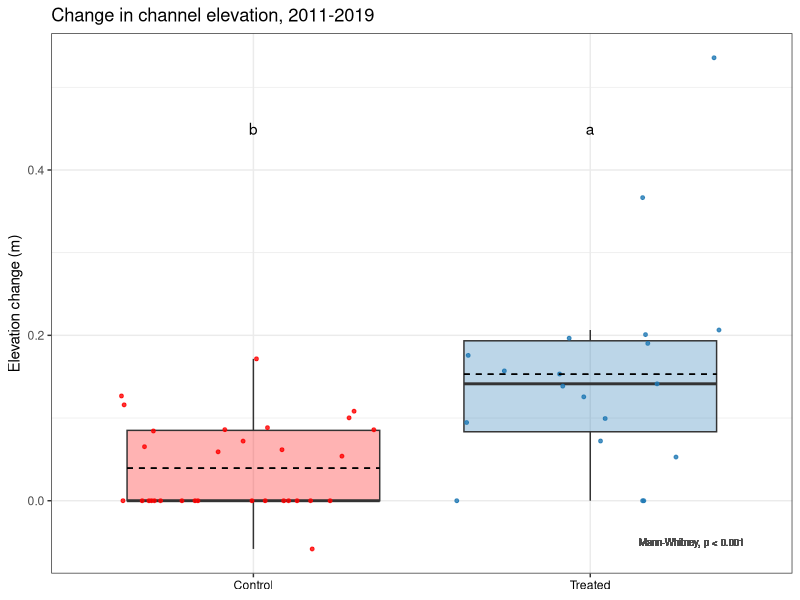
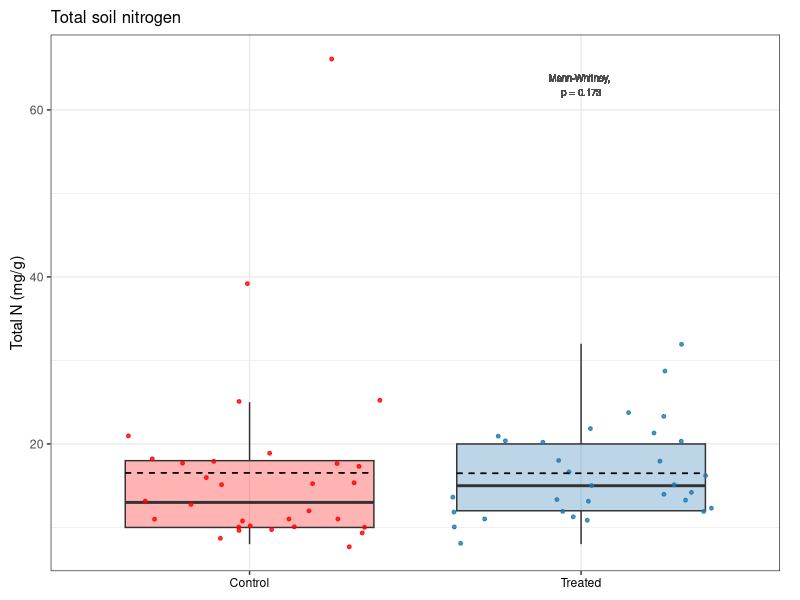
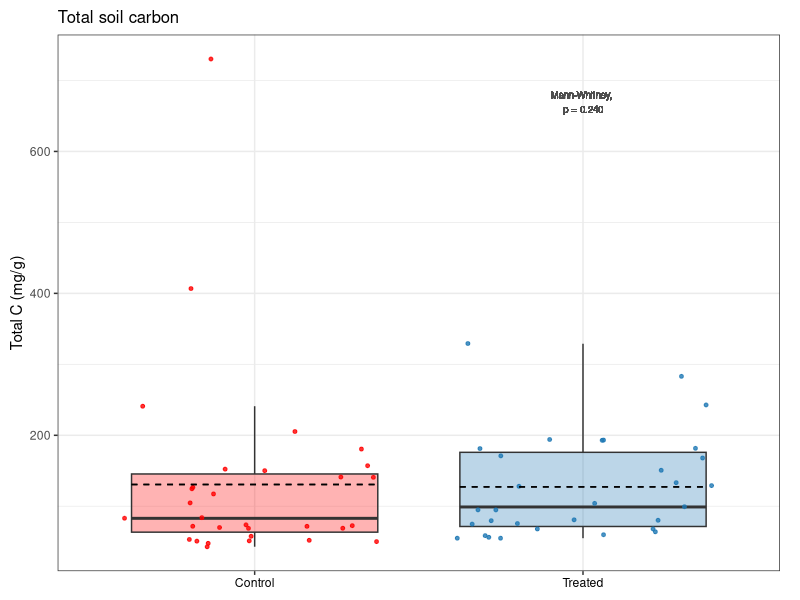
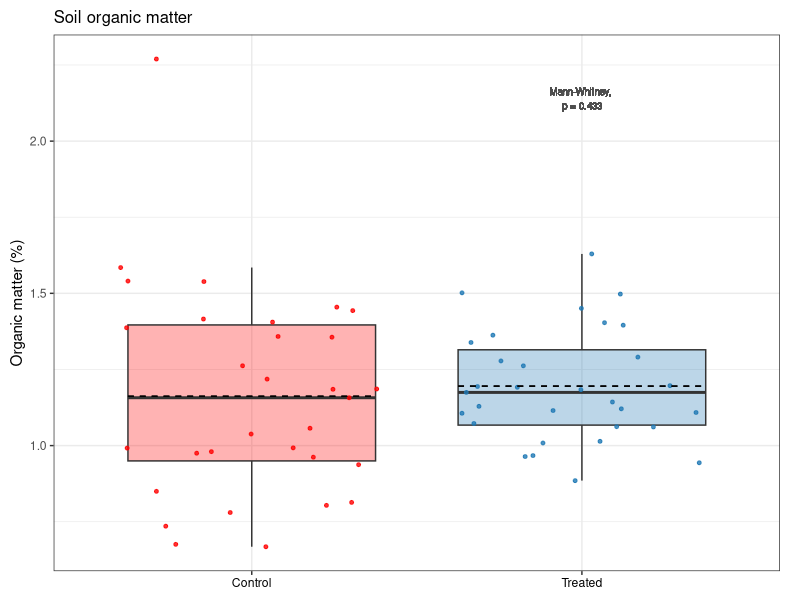
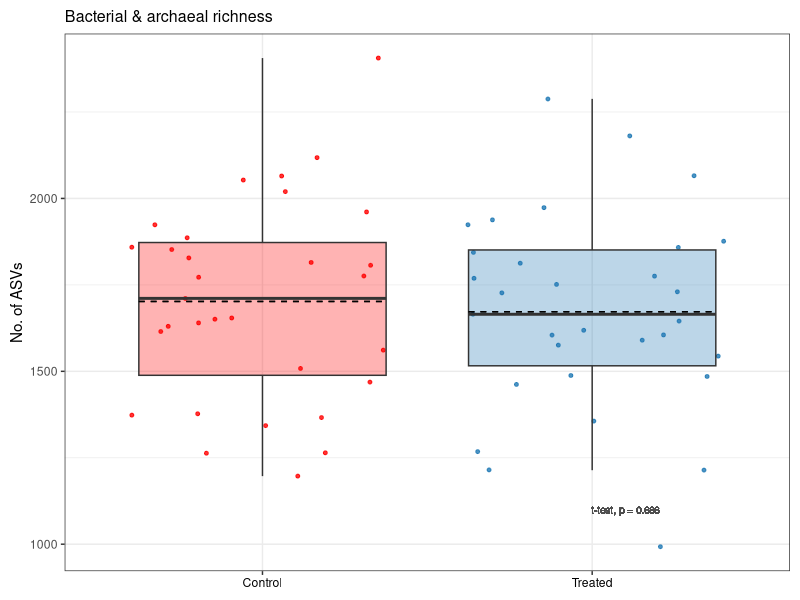
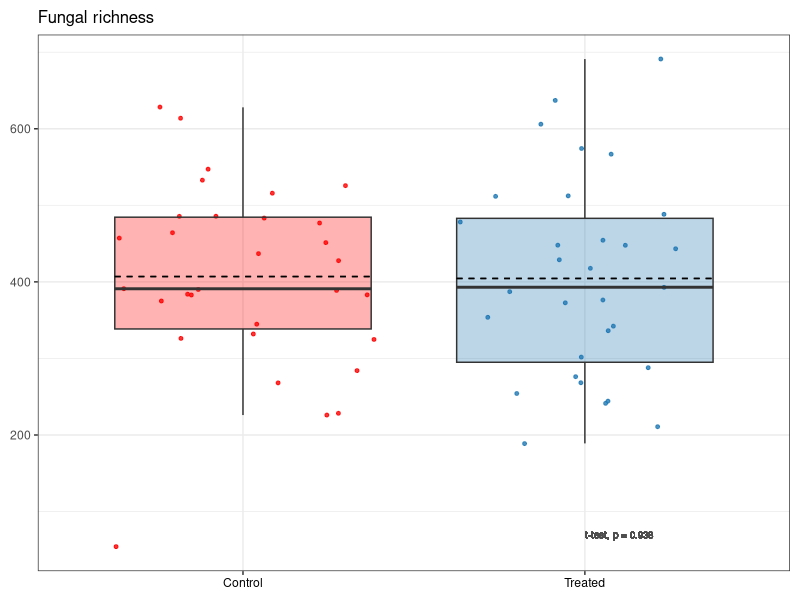
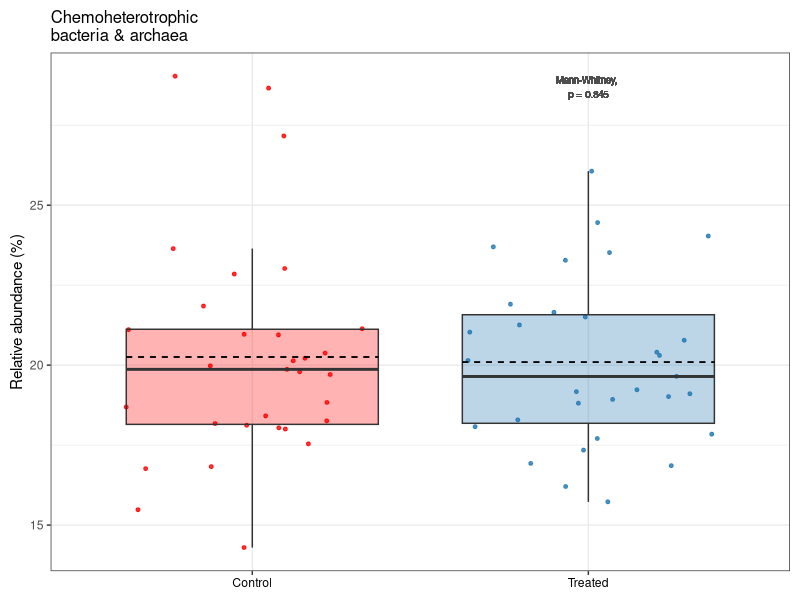
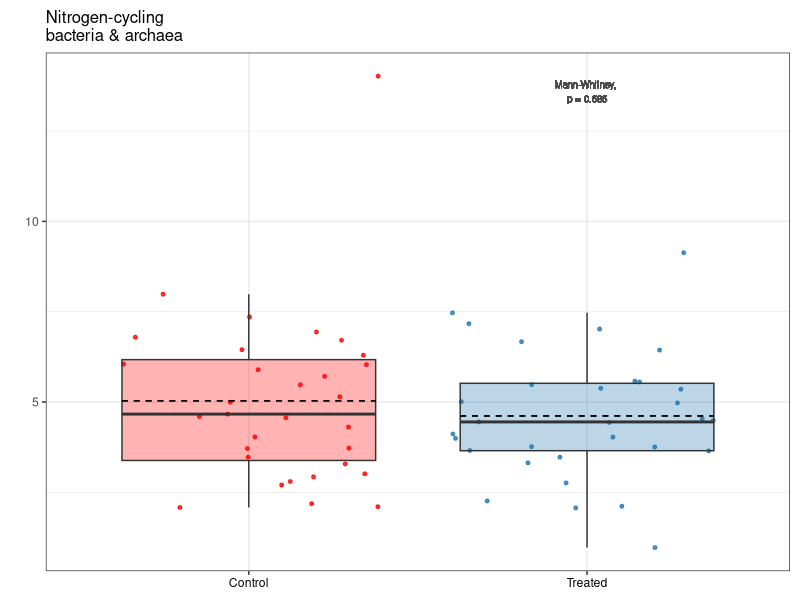

Recreate these plots in R, in order. (Note: this script raises an error after producing the figures.)
# Purpose: Create 2021 figures for publication, and code for published R Markdown.
#   Main figures: none
#   Supp figures: elevation, TN/TC/OM, barc richness/fungi richness, chet/ncycler/sapro
#   Code: t-test/Mann-Whitney and plot for soil chem & microbial (not elevation)

# Created: 2023-08-28
# Last updated: 2023-08-31

library(tidyverse)
library(ggpubr)

# Load data ---------------------------------------------------------------

dat.2021 <- read.csv("data/publish/Veg-soil-elev_2021.csv")

# Channel elevation change ------------------------------------------------

elev <- dat.2021 |> 
  filter(!is.na(dElev_corrected))

# Mann-Whitney
wilcox.test(filter(dat.2021, Treatment == "Control")$dElev_corrected,
            filter(dat.2021, Treatment == "Treated")$dElev_corrected,
            paired = FALSE, exact = FALSE) # p-value = 0.0001022

# Plot
letters <- data.frame(x = c(1, 2),
                      y = c(0.45, 0.45),
                      label = c("b", "a"),
                      Treatment = c("Control", "Treated"))

dElev.corrected.plot <- elev |> 
  ggplot(aes(x = Treatment, y = dElev_corrected)) +
  geom_boxplot(aes(fill = Treatment),
               alpha = 0.3,
               outlier.shape = NA) +
  geom_jitter(aes(color = Treatment),
              size = 1,
              alpha = 0.8) +
  scale_color_manual(values = c("red", "#1F78B4")) +
  scale_fill_manual(values = c("red", "#1F78B4")) +
  labs(title = "Change in channel elevation, 2011-2019",
       x = NULL,
       y = "Elevation change (m)") +
  theme_bw() +
  theme(legend.position = "none") +
  geom_text(data = letters,
            mapping = aes(x = x, y = y, label = label),
            color = "black") +
  theme(axis.text.x = element_text(color = "black")) +
  geom_text(aes(x = 2.3, y = -0.05, label = "Mann-Whitney, p < 0.001"),
            color = "gray30",
            size = 2.5) +
  stat_summary(fun = mean, geom = "errorbar", aes(ymax = after_stat(y), ymin = after_stat(y)),
               width = 0.75, linetype = "dashed")
dElev.corrected.plot

tiff("figures/2023-09_publish-figures/Elevation.tiff", width = 6, height = 4, units = "in", res = 300)
dElev.corrected.plot
dev.off()



# Total N -----------------------------------------------------------------

# Mann-Whitney
wilcox.test(filter(dat.2021, Treatment == "Control")$TN_ppt,
            filter(dat.2021, Treatment == "Treated")$TN_ppt,
            exact = FALSE) # p-value = 0.1731

# Plot
tn.plot.21 <- dat.2021 |> 
  ggplot(aes(x = Treatment, y = TN_ppt)) +
  geom_boxplot(alpha = 0.3,
               outlier.shape = NA,
               aes(fill = Treatment)) +
  geom_jitter(size = 1,
              alpha = 0.8,
              aes(color = Treatment)) +
  scale_color_manual(values = c("red", "#1F78B4")) +
  scale_fill_manual(values = c("red", "#1F78B4")) +
  labs(title = "Total soil nitrogen",
       x = NULL,
       y = "Total N (mg/g)") +
  theme_bw() +
  theme(legend.position = "none") +
  theme(axis.text.x = element_text(color = "#000000"))  +
  theme(plot.margin = margin(0.1, 0.2, 0.1, 0.1, "in")) +
  geom_text(aes(x = 2, y = 63, label = "Mann-Whitney, \np = 0.173"),
            color = "gray30",
            size = 2.5) +
  stat_summary(fun = mean, geom = "errorbar", aes(ymax = after_stat(y), ymin = after_stat(y)),
               width = 0.75, linetype = "dashed") +
  theme(plot.title = element_text(size = 12))
tn.plot.21


# Total C -----------------------------------------------------------------

# Mann-Whitney
wilcox.test(filter(dat.2021, Treatment == "Control")$TC_ppt,
            filter(dat.2021, Treatment == "Treated")$TC_ppt,
            exact = FALSE) # p-value = 0.2397

# Plot
tc.plot.21 <- dat.2021 |> 
  ggplot(aes(x = Treatment, y = TC_ppt)) +
  geom_boxplot(alpha = 0.3,
               outlier.shape = NA,
               aes(fill = Treatment)) +
  geom_jitter(size = 1,
              alpha = 0.8,
              aes(color = Treatment)) +
  scale_color_manual(values = c("red", "#1F78B4")) +
  scale_fill_manual(values = c("red", "#1F78B4")) +
  labs(title = "Total soil carbon",
       x = NULL,
       y = "Total C (mg/g)") +
  theme_bw() +
  theme(legend.position = "none") +
  theme(axis.text.x = element_text(color = "#000000"))  +
  theme(plot.margin = margin(0.1, 0.2, 0.1, 0.1, "in")) +
  geom_text(aes(x = 2, y = 670, label = "Mann-Whitney, \np = 0.240"),
            color = "gray30",
            size = 2.5) +
  stat_summary(fun = mean, geom = "errorbar", aes(ymax = after_stat(y), ymin = after_stat(y)),
               width = 0.75, linetype = "dashed") +
  theme(plot.title = element_text(size = 12))
tc.plot.21



# Organic matter ----------------------------------------------------------

# Mann-Whitney
wilcox.test(filter(dat.2021, Treatment == "Control")$OM_perc,
            filter(dat.2021, Treatment == "Treated")$OM_perc) # p-value = 0.4332

# Plot
om.plot.21 <- dat.2021 |> 
  ggplot(aes(x = Treatment, y = OM_perc)) +
  geom_boxplot(alpha = 0.3,
               outlier.shape = NA,
               aes(fill = Treatment)) +
  geom_jitter(size = 1,
              alpha = 0.8,
              aes(color = Treatment)) +
  scale_color_manual(values = c("red", "#1F78B4")) +
  scale_fill_manual(values = c("red", "#1F78B4")) +
  labs(title = "Soil organic matter",
       x = NULL,
       y = "Organic matter (%)") +
  theme_bw() +
  theme(legend.position = "none") +
  theme(axis.text.x = element_text(color = "#000000"))  +
  theme(plot.margin = margin(0.1, 0.2, 0.1, 0.1, "in")) +
  geom_text(aes(x = 2, y = 2.14, label = "Mann-Whitney, \np = 0.433"),
            color = "gray30",
            size = 2.5) +
  stat_summary(fun = mean, geom = "errorbar", aes(ymax = after_stat(y), ymin = after_stat(y)),
               width = 0.75, linetype = "dashed") +
  theme(plot.title = element_text(size = 12))
om.plot.21



# Combine soil chem -------------------------------------------------------

# TN, TC, OM
tiff("figures/2023-09_publish-figures/Soil-chem.tiff", units = "in", height = 4, width = 7, res = 300)
ggarrange(tn.plot.21, tc.plot.21, om.plot.21, 
          ncol = 3, nrow = 1,
          labels = c("(A)", "(B)", "(C)")) 

dev.off()



# Barc richness -----------------------------------------------------------

# T-test
t.test(filter(dat.2021, Treatment == "Control")$barc.richness,
       filter(dat.2021, Treatment == "Treated")$barc.richness) # NS, p = 0.686

# Plot
barc.rich.plot.21 <- dat.2021 |> 
  ggplot(aes(Treatment, barc.richness)) +
  geom_jitter(aes(color = Treatment), 
              alpha = 0.8, 
              size = 1) +
  geom_boxplot(aes(fill = Treatment), 
               alpha = 0.3, 
               outlier.shape = NA) +
  xlab(NULL) +
  ylab("No. of ASVs") +
  ggtitle("Bacterial & archaeal richness") +
  scale_color_manual(values = c("red", "#1F78B4")) +
  scale_fill_manual(values = c("red", "#1F78B4")) +
  theme_bw() +
  theme(legend.position = "none") +
  theme(axis.text.x = element_text(color = "#000000")) +
  geom_text(aes(x = 2.1, y = 1100, label = "t-test, p = 0.686"),
            color = "gray30",
            size = 2.5) +
  theme(plot.margin = margin(0.1, 0.1, 0.1, 0.1, "in")) +
  stat_summary(fun = mean, geom = "errorbar", aes(ymax = after_stat(y), ymin = after_stat(y)),
               width = 0.75, linetype = "dashed") +
  theme(plot.title = element_text(size = 11.5))
barc.rich.plot.21



# Fungi richness ----------------------------------------------------------

# T-test
t.test(filter(dat.2021, Treatment == "Control")$fungi.richness,
       filter(dat.2021, Treatment == "Treated")$fungi.richness) # NS, p = 0.938

# Plot
fungi.rich.plot.21 <- dat.2021 %>% 
  ggplot(aes(Treatment, fungi.richness)) +
  geom_jitter(aes(color = Treatment), 
              alpha = 0.8, 
              size = 1) +
  geom_boxplot(aes(fill = Treatment), 
               alpha = 0.3, 
               outlier.shape = NA) +
  xlab(NULL) +
  ylab(NULL) +
  ggtitle("Fungal richness") +
  scale_color_manual(values = c("red", "#1F78B4")) +
  scale_fill_manual(values = c("red", "#1F78B4")) +
  theme_bw() +
  theme(legend.position = "none") +
  theme(axis.text.x = element_text(color = "#000000")) +
  geom_text(aes(x = 2.1, y = 70, label = "t-test, p = 0.938"),
            color = "gray30",
            size = 2.5) +
  theme(plot.margin = margin(0.1, 0.1, 0.1, 0.1, "in")) +
  stat_summary(fun = mean, geom = "errorbar", aes(ymax = after_stat(y), ymin = after_stat(y)),
               width = 0.75, linetype = "dashed") +
  theme(plot.title = element_text(size = 12))
fungi.rich.plot.21


# Combine soil richness ---------------------------------------------------

tiff("figures/2023-09_publish-figures/Soil-richness.tiff", units = "in", height = 4, width = 5.5, res = 300)
ggarrange(barc.rich.plot.21, fungi.rich.plot.21,
          ncol = 2, nrow = 1,
          labels = c("(A)", "(B)"))

dev.off()


# Chemoheterotrophs -------------------------------------------------------

# Mann-Whitney
wilcox.test(filter(dat.2021, Treatment == "Control")$chemoheterotrophy_perc,
            filter(dat.2021, Treatment == "Treated")$chemoheterotrophy_perc) # p = 0.8449

# Plot
chemohet.plot.21 <- dat.2021 %>% 
  ggplot(aes(Treatment, chemoheterotrophy_perc)) +
  geom_jitter(aes(color = Treatment), 
              alpha = 0.8, 
              size = 1) +
  geom_boxplot(aes(fill = Treatment), 
               alpha = 0.3, 
               outlier.shape = NA) +
  xlab(NULL) +
  ylab("Relative abundance (%)") +
  ggtitle("Chemoheterotrophic \nbacteria & archaea") +
  scale_color_manual(values = c("red", "#1F78B4")) +
  scale_fill_manual(values = c("red", "#1F78B4")) +
  theme_bw() +
  theme(legend.position = "none") +
  theme(axis.text.x = element_text(color = "#000000")) +
  theme(plot.margin = margin(0.1, 0.1, 0.1, 0.1, "in")) +
  geom_text(aes(x = 2, y = 28.7, label = "Mann-Whitney, \np = 0.845"),
            color = "gray30",
            size = 2.5) +
  stat_summary(fun = mean, geom = "errorbar", aes(ymax = after_stat(y), ymin = after_stat(y)),
               width = 0.75, linetype = "dashed") +
  theme(plot.title = element_text(size = 12))
chemohet.plot.21



# N-cyclers ---------------------------------------------------------------

# Mann-Whitney
wilcox.test(filter(dat.2021, Treatment == "Control")$n.cycler_perc,
            filter(dat.2021, Treatment == "Treated")$n.cycler_perc) # p-value = 0.5854

# Plot
ncycler.plot.21 <- dat.2021 %>% 
  ggplot(aes(Treatment, n.cycler_perc)) +
  geom_jitter(aes(color = Treatment), 
              alpha = 0.8, 
              size = 1) +
  geom_boxplot(aes(fill = Treatment), 
               alpha = 0.3, 
               outlier.shape = NA) +
  xlab(NULL) +
  ylab(NULL) +
  ggtitle("Nitrogen-cycling \nbacteria & archaea") +
  scale_color_manual(values = c("red", "#1F78B4")) +
  scale_fill_manual(values = c("red", "#1F78B4")) +
  theme_bw() +
  theme(legend.position = "none") +
  theme(axis.text.x = element_text(color = "#000000")) +
  theme(plot.margin = margin(0.1, 0.1, 0.1, 0.25, "in")) +
  geom_text(aes(x = 2, y = 13.6, label = "Mann-Whitney, \np = 0.585"),
            color = "gray30",
            size = 2.5) +
  stat_summary(fun = mean, geom = "errorbar", aes(ymax = after_stat(y), ymin = after_stat(y)),
               width = 0.75, linetype = "dashed") +
  theme(plot.title = element_text(size = 12))
ncycler.plot.21



# Saprotrophs -------------------------------------------------------------

# T-test
t.test(filter(dat.2021, Treatment == "Control")$saprotroph,
       filter(dat.2021, Treatment == "Treated")$saprotroph) # NS, p = 0.272

# Plot
sapro.plot.21 <- dat.2021 %>% 
  ggplot(aes(Treatment, saprotroph)) +
  geom_jitter(aes(color = Treatment), 
              alpha = 0.8, 
              size = 1) +
  geom_boxplot(aes(fill = Treatment), 
               alpha = 0.3, 
               outlier.shape = NA) +
  xlab(NULL) +
  ylab(NULL) +
  ggtitle("Saprotrophic fungi") +
  scale_color_manual(values = c("red", "#1F78B4")) +
  scale_fill_manual(values = c("red", "#1F78B4")) +
  theme_bw() +
  theme(legend.position = "none") +
  theme(axis.text.x = element_text(color = "#000000")) +
  theme(plot.margin = margin(0.1, 0.1, 0.1, 0.25, "in")) +
  geom_text(aes(x = 2, y = 42, label = "t-test, p = 0.272"),
            color = "gray30",
            size = 2.5) +
  stat_summary(fun = mean, geom = "errorbar", aes(ymax = after_stat(y), ymin = after_stat(y)),
               width = 0.75, linetype = "dashed") +
  theme(plot.title = element_text(size = 12))
sapro.plot.21



# Combine FAPROTAX and FUNGuild -------------------------------------------

tiff("figures/2023-09_publish-figures/Soil-functional.tiff", units = "in", height = 4, width = 7, res = 300)
ggarrange(chemohet.plot.21, ncycler.plot.21, sapro.plot.21, 
          ncol = 3, nrow = 1,
          labels = c("(A)", "(B)", "(C)")) 

dev.off()


save.image("RData/Publish_t-test-2021.RData")
